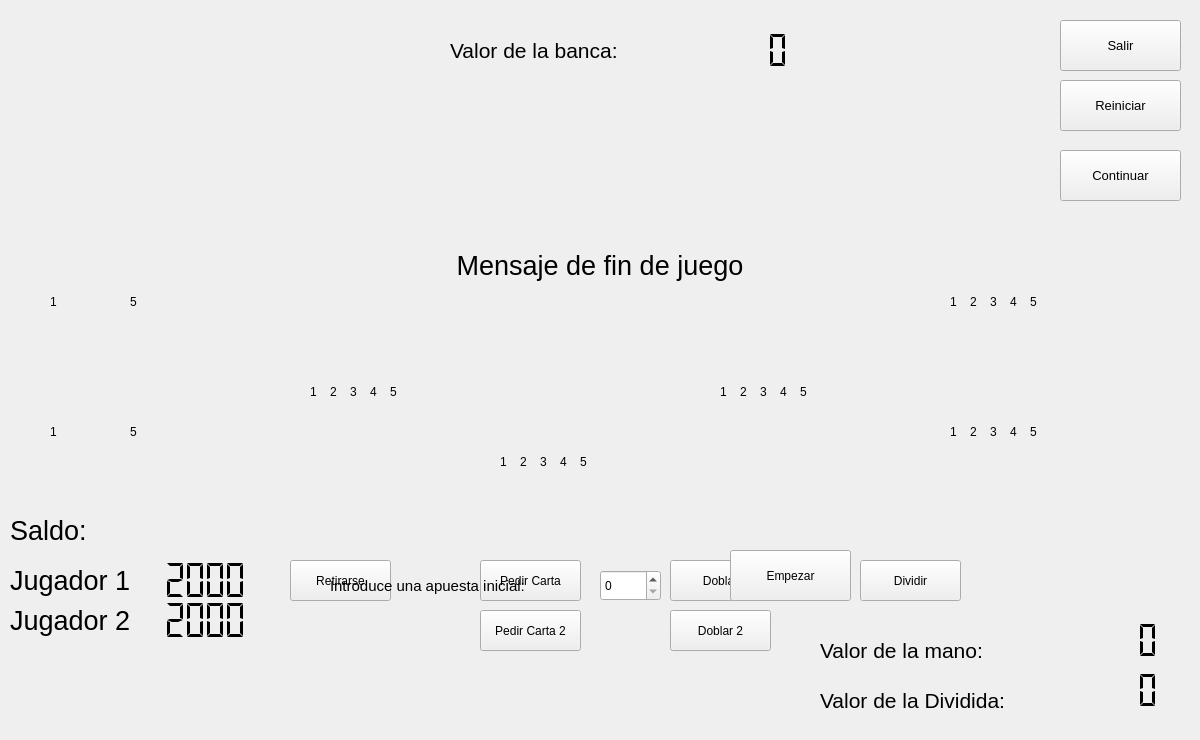
<?xml version="1.0" encoding="UTF-8"?>
<ui version="4.0">
 <class>UnJugador</class>
 <widget class="QWidget" name="UnJugador">
  <property name="geometry">
   <rect>
    <x>0</x>
    <y>0</y>
    <width>1200</width>
    <height>740</height>
   </rect>
  </property>
  <property name="windowTitle">
   <string>Form</string>
  </property>
  <widget class="QPushButton" name="boton_pedir_carta">
   <property name="geometry">
    <rect>
     <x>480</x>
     <y>560</y>
     <width>101</width>
     <height>41</height>
    </rect>
   </property>
   <property name="font">
    <font>
     <pointsize>9</pointsize>
    </font>
   </property>
   <property name="text">
    <string>Pedir Carta</string>
   </property>
  </widget>
  <widget class="QPushButton" name="boton_retirarse">
   <property name="geometry">
    <rect>
     <x>290</x>
     <y>560</y>
     <width>101</width>
     <height>41</height>
    </rect>
   </property>
   <property name="font">
    <font>
     <pointsize>9</pointsize>
    </font>
   </property>
   <property name="text">
    <string>Retirarse</string>
   </property>
  </widget>
  <widget class="QPushButton" name="boton_doblar">
   <property name="geometry">
    <rect>
     <x>670</x>
     <y>560</y>
     <width>101</width>
     <height>41</height>
    </rect>
   </property>
   <property name="font">
    <font>
     <pointsize>9</pointsize>
    </font>
   </property>
   <property name="text">
    <string>Doblar</string>
   </property>
  </widget>
  <widget class="QPushButton" name="boton_dividir">
   <property name="geometry">
    <rect>
     <x>860</x>
     <y>560</y>
     <width>101</width>
     <height>41</height>
    </rect>
   </property>
   <property name="font">
    <font>
     <pointsize>9</pointsize>
    </font>
   </property>
   <property name="text">
    <string>Dividir</string>
   </property>
  </widget>
  <widget class="QLabel" name="label">
   <property name="geometry">
    <rect>
     <x>10</x>
     <y>510</y>
     <width>91</width>
     <height>41</height>
    </rect>
   </property>
   <property name="font">
    <font>
     <pointsize>20</pointsize>
    </font>
   </property>
   <property name="text">
    <string>Saldo:</string>
   </property>
  </widget>
  <widget class="QLCDNumber" name="pantalla">
   <property name="geometry">
    <rect>
     <x>140</x>
     <y>560</y>
     <width>111</width>
     <height>41</height>
    </rect>
   </property>
   <property name="frameShape">
    <enum>QFrame::NoFrame</enum>
   </property>
   <property name="segmentStyle">
    <enum>QLCDNumber::Flat</enum>
   </property>
   <property name="intValue" stdset="0">
    <number>2000</number>
   </property>
  </widget>
  <widget class="QSpinBox" name="selector_apuesta">
   <property name="geometry">
    <rect>
     <x>600</x>
     <y>570</y>
     <width>61</width>
     <height>31</height>
    </rect>
   </property>
   <property name="maximum">
    <number>2000</number>
   </property>
  </widget>
  <widget class="QLabel" name="label_2">
   <property name="geometry">
    <rect>
     <x>330</x>
     <y>570</y>
     <width>251</width>
     <height>31</height>
    </rect>
   </property>
   <property name="font">
    <font>
     <pointsize>11</pointsize>
    </font>
   </property>
   <property name="text">
    <string>Introduce una apuesta inicial: </string>
   </property>
  </widget>
  <widget class="QPushButton" name="boton_empezar">
   <property name="geometry">
    <rect>
     <x>730</x>
     <y>550</y>
     <width>121</width>
     <height>51</height>
    </rect>
   </property>
   <property name="font">
    <font>
     <pointsize>9</pointsize>
    </font>
   </property>
   <property name="text">
    <string>Empezar</string>
   </property>
  </widget>
  <widget class="QLabel" name="label_retirada">
   <property name="geometry">
    <rect>
     <x>350</x>
     <y>245</y>
     <width>500</width>
     <height>41</height>
    </rect>
   </property>
   <property name="font">
    <font>
     <pointsize>20</pointsize>
    </font>
   </property>
   <property name="text">
    <string>Mensaje de fin de juego</string>
   </property>
   <property name="alignment">
    <set>Qt::AlignCenter</set>
   </property>
  </widget>
  <widget class="QLabel" name="label_3">
   <property name="geometry">
    <rect>
     <x>820</x>
     <y>620</y>
     <width>211</width>
     <height>61</height>
    </rect>
   </property>
   <property name="font">
    <font>
     <pointsize>16</pointsize>
    </font>
   </property>
   <property name="text">
    <string>Valor de la mano:</string>
   </property>
  </widget>
  <widget class="QLCDNumber" name="pantalla_2">
   <property name="geometry">
    <rect>
     <x>1060</x>
     <y>620</y>
     <width>101</width>
     <height>41</height>
    </rect>
   </property>
   <property name="frameShape">
    <enum>QFrame::NoFrame</enum>
   </property>
   <property name="segmentStyle">
    <enum>QLCDNumber::Flat</enum>
   </property>
   <property name="intValue" stdset="0">
    <number>0</number>
   </property>
  </widget>
  <widget class="QLCDNumber" name="pantalla_3">
   <property name="geometry">
    <rect>
     <x>690</x>
     <y>30</y>
     <width>101</width>
     <height>41</height>
    </rect>
   </property>
   <property name="frameShape">
    <enum>QFrame::NoFrame</enum>
   </property>
   <property name="segmentStyle">
    <enum>QLCDNumber::Flat</enum>
   </property>
   <property name="intValue" stdset="0">
    <number>0</number>
   </property>
  </widget>
  <widget class="QLabel" name="label_valor_banca">
   <property name="geometry">
    <rect>
     <x>450</x>
     <y>20</y>
     <width>211</width>
     <height>61</height>
    </rect>
   </property>
   <property name="font">
    <font>
     <pointsize>16</pointsize>
    </font>
   </property>
   <property name="text">
    <string>Valor de la banca:</string>
   </property>
  </widget>
  <widget class="QPushButton" name="boton_salir">
   <property name="geometry">
    <rect>
     <x>1060</x>
     <y>20</y>
     <width>121</width>
     <height>51</height>
    </rect>
   </property>
   <property name="font">
    <font>
     <pointsize>10</pointsize>
    </font>
   </property>
   <property name="text">
    <string>Salir</string>
   </property>
  </widget>
  <widget class="QPushButton" name="boton_reiniciar">
   <property name="geometry">
    <rect>
     <x>1060</x>
     <y>80</y>
     <width>121</width>
     <height>51</height>
    </rect>
   </property>
   <property name="font">
    <font>
     <pointsize>10</pointsize>
    </font>
   </property>
   <property name="text">
    <string>Reiniciar</string>
   </property>
  </widget>
  <widget class="QPushButton" name="boton_continuar">
   <property name="geometry">
    <rect>
     <x>1060</x>
     <y>150</y>
     <width>121</width>
     <height>51</height>
    </rect>
   </property>
   <property name="font">
    <font>
     <pointsize>10</pointsize>
    </font>
   </property>
   <property name="text">
    <string>Continuar</string>
   </property>
  </widget>
  <widget class="QLabel" name="Mesa1">
   <property name="geometry">
    <rect>
     <x>0</x>
     <y>0</y>
     <width>1200</width>
     <height>740</height>
    </rect>
   </property>
   <property name="text">
    <string/>
   </property>
  </widget>
  <widget class="QLabel" name="Carta1J1">
   <property name="geometry">
    <rect>
     <x>50</x>
     <y>250</y>
     <width>71</width>
     <height>104</height>
    </rect>
   </property>
   <property name="text">
    <string>1</string>
   </property>
  </widget>
  <widget class="QLabel" name="Carta2J1">
   <property name="geometry">
    <rect>
     <x>70</x>
     <y>250</y>
     <width>71</width>
     <height>104</height>
    </rect>
   </property>
   <property name="text">
    <string/>
   </property>
  </widget>
  <widget class="QLabel" name="Carta3J1">
   <property name="geometry">
    <rect>
     <x>90</x>
     <y>250</y>
     <width>71</width>
     <height>104</height>
    </rect>
   </property>
   <property name="text">
    <string/>
   </property>
  </widget>
  <widget class="QLabel" name="Carta4J1">
   <property name="geometry">
    <rect>
     <x>110</x>
     <y>250</y>
     <width>71</width>
     <height>104</height>
    </rect>
   </property>
   <property name="text">
    <string/>
   </property>
  </widget>
  <widget class="QLabel" name="Carta5J1">
   <property name="geometry">
    <rect>
     <x>130</x>
     <y>250</y>
     <width>71</width>
     <height>104</height>
    </rect>
   </property>
   <property name="text">
    <string>5</string>
   </property>
  </widget>
  <widget class="QLabel" name="Carta1B">
   <property name="geometry">
    <rect>
     <x>500</x>
     <y>90</y>
     <width>71</width>
     <height>104</height>
    </rect>
   </property>
   <property name="text">
    <string/>
   </property>
  </widget>
  <widget class="QLabel" name="Carta2B">
   <property name="geometry">
    <rect>
     <x>520</x>
     <y>90</y>
     <width>71</width>
     <height>104</height>
    </rect>
   </property>
   <property name="text">
    <string/>
   </property>
  </widget>
  <widget class="QLabel" name="Carta3B">
   <property name="geometry">
    <rect>
     <x>540</x>
     <y>90</y>
     <width>71</width>
     <height>104</height>
    </rect>
   </property>
   <property name="text">
    <string/>
   </property>
  </widget>
  <widget class="QLabel" name="Carta4B">
   <property name="geometry">
    <rect>
     <x>560</x>
     <y>90</y>
     <width>71</width>
     <height>104</height>
    </rect>
   </property>
   <property name="text">
    <string/>
   </property>
  </widget>
  <widget class="QLabel" name="Carta5B">
   <property name="geometry">
    <rect>
     <x>580</x>
     <y>90</y>
     <width>71</width>
     <height>104</height>
    </rect>
   </property>
   <property name="text">
    <string/>
   </property>
  </widget>
  <widget class="QLabel" name="Carta1D1">
   <property name="geometry">
    <rect>
     <x>50</x>
     <y>380</y>
     <width>71</width>
     <height>104</height>
    </rect>
   </property>
   <property name="text">
    <string>1</string>
   </property>
  </widget>
  <widget class="QLabel" name="Carta2D1">
   <property name="geometry">
    <rect>
     <x>70</x>
     <y>380</y>
     <width>71</width>
     <height>104</height>
    </rect>
   </property>
   <property name="text">
    <string/>
   </property>
  </widget>
  <widget class="QLabel" name="Carta3D1">
   <property name="geometry">
    <rect>
     <x>90</x>
     <y>380</y>
     <width>71</width>
     <height>104</height>
    </rect>
   </property>
   <property name="text">
    <string/>
   </property>
  </widget>
  <widget class="QLabel" name="Carta4D1">
   <property name="geometry">
    <rect>
     <x>110</x>
     <y>380</y>
     <width>71</width>
     <height>104</height>
    </rect>
   </property>
   <property name="text">
    <string/>
   </property>
  </widget>
  <widget class="QLabel" name="Carta5D1">
   <property name="geometry">
    <rect>
     <x>130</x>
     <y>380</y>
     <width>71</width>
     <height>104</height>
    </rect>
   </property>
   <property name="text">
    <string>5</string>
   </property>
  </widget>
  <widget class="QPushButton" name="boton_pedir_carta2">
   <property name="geometry">
    <rect>
     <x>480</x>
     <y>610</y>
     <width>101</width>
     <height>41</height>
    </rect>
   </property>
   <property name="font">
    <font>
     <pointsize>9</pointsize>
    </font>
   </property>
   <property name="text">
    <string>Pedir Carta 2</string>
   </property>
  </widget>
  <widget class="QPushButton" name="boton_doblar2">
   <property name="geometry">
    <rect>
     <x>670</x>
     <y>610</y>
     <width>101</width>
     <height>41</height>
    </rect>
   </property>
   <property name="font">
    <font>
     <pointsize>9</pointsize>
    </font>
   </property>
   <property name="text">
    <string>Doblar 2</string>
   </property>
  </widget>
  <widget class="QLabel" name="label_4">
   <property name="geometry">
    <rect>
     <x>820</x>
     <y>670</y>
     <width>211</width>
     <height>61</height>
    </rect>
   </property>
   <property name="font">
    <font>
     <pointsize>16</pointsize>
    </font>
   </property>
   <property name="text">
    <string>Valor de la Dividida:</string>
   </property>
  </widget>
  <widget class="QLCDNumber" name="pantalla_4">
   <property name="geometry">
    <rect>
     <x>1060</x>
     <y>670</y>
     <width>101</width>
     <height>41</height>
    </rect>
   </property>
   <property name="frameShape">
    <enum>QFrame::NoFrame</enum>
   </property>
   <property name="segmentStyle">
    <enum>QLCDNumber::Flat</enum>
   </property>
  </widget>
  <widget class="QLabel" name="Carta1J4">
   <property name="geometry">
    <rect>
     <x>950</x>
     <y>250</y>
     <width>71</width>
     <height>104</height>
    </rect>
   </property>
   <property name="text">
    <string>1</string>
   </property>
  </widget>
  <widget class="QLabel" name="Carta2J4">
   <property name="geometry">
    <rect>
     <x>970</x>
     <y>250</y>
     <width>71</width>
     <height>104</height>
    </rect>
   </property>
   <property name="text">
    <string>2</string>
   </property>
  </widget>
  <widget class="QLabel" name="Carta3J4">
   <property name="geometry">
    <rect>
     <x>990</x>
     <y>250</y>
     <width>71</width>
     <height>104</height>
    </rect>
   </property>
   <property name="text">
    <string>3</string>
   </property>
  </widget>
  <widget class="QLabel" name="Carta4J4">
   <property name="geometry">
    <rect>
     <x>1010</x>
     <y>250</y>
     <width>71</width>
     <height>104</height>
    </rect>
   </property>
   <property name="text">
    <string>4</string>
   </property>
  </widget>
  <widget class="QLabel" name="Carta5J4">
   <property name="geometry">
    <rect>
     <x>1030</x>
     <y>250</y>
     <width>71</width>
     <height>104</height>
    </rect>
   </property>
   <property name="text">
    <string>5</string>
   </property>
  </widget>
  <widget class="QLabel" name="Carta1D4">
   <property name="geometry">
    <rect>
     <x>950</x>
     <y>380</y>
     <width>71</width>
     <height>104</height>
    </rect>
   </property>
   <property name="text">
    <string>1</string>
   </property>
  </widget>
  <widget class="QLabel" name="Carta2D4">
   <property name="geometry">
    <rect>
     <x>970</x>
     <y>380</y>
     <width>71</width>
     <height>104</height>
    </rect>
   </property>
   <property name="text">
    <string>2</string>
   </property>
  </widget>
  <widget class="QLabel" name="Carta3D4">
   <property name="geometry">
    <rect>
     <x>990</x>
     <y>380</y>
     <width>71</width>
     <height>104</height>
    </rect>
   </property>
   <property name="text">
    <string>3</string>
   </property>
  </widget>
  <widget class="QLabel" name="Carta4D4">
   <property name="geometry">
    <rect>
     <x>1010</x>
     <y>380</y>
     <width>71</width>
     <height>104</height>
    </rect>
   </property>
   <property name="text">
    <string>4</string>
   </property>
  </widget>
  <widget class="QLabel" name="Carta5D4">
   <property name="geometry">
    <rect>
     <x>1030</x>
     <y>380</y>
     <width>71</width>
     <height>104</height>
    </rect>
   </property>
   <property name="text">
    <string>5</string>
   </property>
  </widget>
  <widget class="QLabel" name="Carta1J2">
   <property name="geometry">
    <rect>
     <x>310</x>
     <y>340</y>
     <width>71</width>
     <height>104</height>
    </rect>
   </property>
   <property name="text">
    <string>1</string>
   </property>
  </widget>
  <widget class="QLabel" name="Carta2J2">
   <property name="geometry">
    <rect>
     <x>330</x>
     <y>340</y>
     <width>71</width>
     <height>104</height>
    </rect>
   </property>
   <property name="text">
    <string>2</string>
   </property>
  </widget>
  <widget class="QLabel" name="Carta3J2">
   <property name="geometry">
    <rect>
     <x>350</x>
     <y>340</y>
     <width>71</width>
     <height>104</height>
    </rect>
   </property>
   <property name="text">
    <string>3</string>
   </property>
  </widget>
  <widget class="QLabel" name="Carta4J2">
   <property name="geometry">
    <rect>
     <x>370</x>
     <y>340</y>
     <width>71</width>
     <height>104</height>
    </rect>
   </property>
   <property name="text">
    <string>4</string>
   </property>
  </widget>
  <widget class="QLabel" name="Carta5J2">
   <property name="geometry">
    <rect>
     <x>390</x>
     <y>340</y>
     <width>71</width>
     <height>104</height>
    </rect>
   </property>
   <property name="text">
    <string>5</string>
   </property>
  </widget>
  <widget class="QLabel" name="Carta1D2">
   <property name="geometry">
    <rect>
     <x>500</x>
     <y>410</y>
     <width>71</width>
     <height>104</height>
    </rect>
   </property>
   <property name="text">
    <string>1</string>
   </property>
  </widget>
  <widget class="QLabel" name="Carta2D2">
   <property name="geometry">
    <rect>
     <x>520</x>
     <y>410</y>
     <width>71</width>
     <height>104</height>
    </rect>
   </property>
   <property name="text">
    <string>2</string>
   </property>
  </widget>
  <widget class="QLabel" name="Carta3D2">
   <property name="geometry">
    <rect>
     <x>540</x>
     <y>410</y>
     <width>71</width>
     <height>104</height>
    </rect>
   </property>
   <property name="text">
    <string>3</string>
   </property>
  </widget>
  <widget class="QLabel" name="Carta4D2">
   <property name="geometry">
    <rect>
     <x>560</x>
     <y>410</y>
     <width>71</width>
     <height>104</height>
    </rect>
   </property>
   <property name="text">
    <string>4</string>
   </property>
  </widget>
  <widget class="QLabel" name="Carta5D2">
   <property name="geometry">
    <rect>
     <x>580</x>
     <y>410</y>
     <width>71</width>
     <height>104</height>
    </rect>
   </property>
   <property name="text">
    <string>5</string>
   </property>
  </widget>
  <widget class="QLabel" name="Carta1J3">
   <property name="geometry">
    <rect>
     <x>720</x>
     <y>340</y>
     <width>71</width>
     <height>104</height>
    </rect>
   </property>
   <property name="text">
    <string>1</string>
   </property>
  </widget>
  <widget class="QLabel" name="Carta2J3">
   <property name="geometry">
    <rect>
     <x>740</x>
     <y>340</y>
     <width>71</width>
     <height>104</height>
    </rect>
   </property>
   <property name="text">
    <string>2</string>
   </property>
  </widget>
  <widget class="QLabel" name="Carta3J3">
   <property name="geometry">
    <rect>
     <x>760</x>
     <y>340</y>
     <width>71</width>
     <height>104</height>
    </rect>
   </property>
   <property name="text">
    <string>3</string>
   </property>
  </widget>
  <widget class="QLabel" name="Carta4J3">
   <property name="geometry">
    <rect>
     <x>780</x>
     <y>340</y>
     <width>71</width>
     <height>104</height>
    </rect>
   </property>
   <property name="text">
    <string>4</string>
   </property>
  </widget>
  <widget class="QLabel" name="Carta5J3">
   <property name="geometry">
    <rect>
     <x>800</x>
     <y>340</y>
     <width>71</width>
     <height>104</height>
    </rect>
   </property>
   <property name="text">
    <string>5</string>
   </property>
  </widget>
  <widget class="QLabel" name="label_5">
   <property name="geometry">
    <rect>
     <x>10</x>
     <y>560</y>
     <width>130</width>
     <height>41</height>
    </rect>
   </property>
   <property name="font">
    <font>
     <pointsize>20</pointsize>
    </font>
   </property>
   <property name="text">
    <string>Jugador 1</string>
   </property>
  </widget>
  <widget class="QLabel" name="label_6">
   <property name="geometry">
    <rect>
     <x>10</x>
     <y>600</y>
     <width>130</width>
     <height>41</height>
    </rect>
   </property>
   <property name="font">
    <font>
     <pointsize>20</pointsize>
    </font>
   </property>
   <property name="text">
    <string>Jugador 2</string>
   </property>
  </widget>
  <widget class="QLCDNumber" name="saldo2">
   <property name="geometry">
    <rect>
     <x>140</x>
     <y>600</y>
     <width>111</width>
     <height>41</height>
    </rect>
   </property>
   <property name="frameShape">
    <enum>QFrame::NoFrame</enum>
   </property>
   <property name="segmentStyle">
    <enum>QLCDNumber::Flat</enum>
   </property>
   <property name="value" stdset="0">
    <double>2000.000000000000000</double>
   </property>
  </widget>
  <zorder>Mesa1</zorder>
  <zorder>boton_pedir_carta</zorder>
  <zorder>boton_retirarse</zorder>
  <zorder>boton_doblar</zorder>
  <zorder>boton_dividir</zorder>
  <zorder>label</zorder>
  <zorder>pantalla</zorder>
  <zorder>selector_apuesta</zorder>
  <zorder>label_2</zorder>
  <zorder>boton_empezar</zorder>
  <zorder>label_retirada</zorder>
  <zorder>label_3</zorder>
  <zorder>pantalla_2</zorder>
  <zorder>pantalla_3</zorder>
  <zorder>label_valor_banca</zorder>
  <zorder>boton_salir</zorder>
  <zorder>boton_reiniciar</zorder>
  <zorder>boton_continuar</zorder>
  <zorder>Carta1J1</zorder>
  <zorder>Carta2J1</zorder>
  <zorder>Carta3J1</zorder>
  <zorder>Carta4J1</zorder>
  <zorder>Carta5J1</zorder>
  <zorder>Carta1B</zorder>
  <zorder>Carta2B</zorder>
  <zorder>Carta3B</zorder>
  <zorder>Carta4B</zorder>
  <zorder>Carta5B</zorder>
  <zorder>Carta1D1</zorder>
  <zorder>Carta2D1</zorder>
  <zorder>Carta3D1</zorder>
  <zorder>Carta4D1</zorder>
  <zorder>Carta5D1</zorder>
  <zorder>boton_pedir_carta2</zorder>
  <zorder>boton_doblar2</zorder>
  <zorder>label_4</zorder>
  <zorder>pantalla_4</zorder>
  <zorder>Carta1J4</zorder>
  <zorder>Carta2J4</zorder>
  <zorder>Carta3J4</zorder>
  <zorder>Carta4J4</zorder>
  <zorder>Carta5J4</zorder>
  <zorder>Carta1D4</zorder>
  <zorder>Carta2D4</zorder>
  <zorder>Carta3D4</zorder>
  <zorder>Carta4D4</zorder>
  <zorder>Carta5D4</zorder>
  <zorder>Carta1J2</zorder>
  <zorder>Carta2J2</zorder>
  <zorder>Carta3J2</zorder>
  <zorder>Carta4J2</zorder>
  <zorder>Carta5J2</zorder>
  <zorder>Carta1D2</zorder>
  <zorder>Carta2D2</zorder>
  <zorder>Carta3D2</zorder>
  <zorder>Carta4D2</zorder>
  <zorder>Carta5D2</zorder>
  <zorder>Carta1J3</zorder>
  <zorder>Carta2J3</zorder>
  <zorder>Carta3J3</zorder>
  <zorder>Carta4J3</zorder>
  <zorder>Carta5J3</zorder>
  <zorder>label_5</zorder>
  <zorder>label_6</zorder>
  <zorder>saldo2</zorder>
 </widget>
 <resources/>
 <connections/>
</ui>
